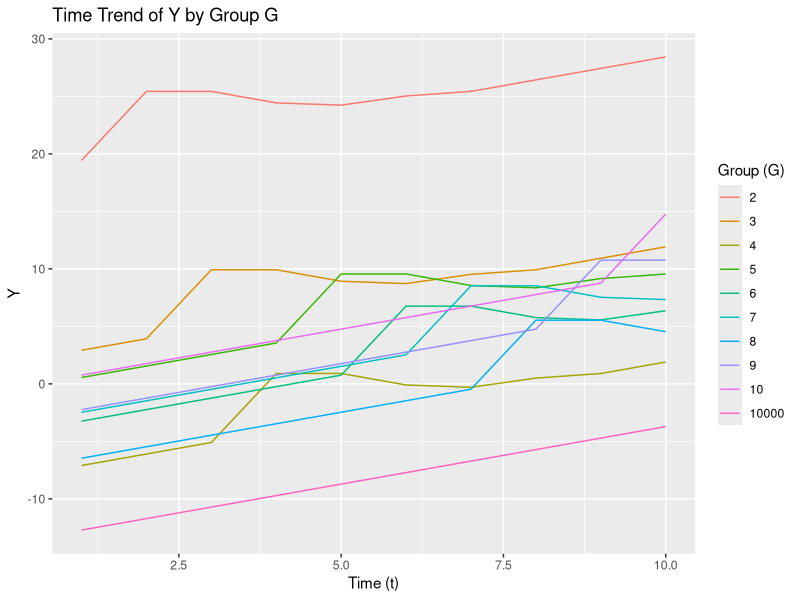

The R source for this figure: (Note: this script raises an error after producing the figure.)
# Meta =====================
# Title: simulation DGP
# Author: Wonjun
# Last Edit/Editor: Jan-18-2024 / Wonjun
# Description: DGP for Monte Carlo simulations
# load libary
install.packages("truncnorm")
library(truncnorm)
library(dplyr)
library(ggplot2)
library(readr)
library(tibble)
n <- 1000
t_max <- 10


# generate a balanced panel with n units and t_max time periods
df <- tibble(unit = rep(c(1:n), each = t_max),
             t = rep(c(1:t_max), times = n),
             ones = 1)

# generate regressors X: supersurvivor logit, Z: survival function
df <- df %>% mutate(x1 = rep(20*(runif(n)*(-2) + 1), each = t_max),
                    x2 = rep(15*(runif(n)*(-2) + 1), each = t_max),
                    z1 = x1,
                    z2 = x2)

# supersurvivor logit
gamma <- c(0.1, 2, 0.5)  # supersurvivor logit parameters
df <- df %>% 
  group_by(unit) %>%
  mutate(p_uncured = exp(gamma[1] + gamma[2]*x1 + gamma[3]*x2) / (1 + exp(gamma[1] + gamma[2]*x1 + gamma[3]*x2))) %>%
  mutate(p_cured = 1 - p_uncured) %>%
  mutate(C_tilde = ifelse(rtruncnorm(1, a = 0.5, mean = 0, sd = 1)<p_uncured,0,1), # supersurvivor indicator
         C_tilde = ifelse(rtruncnorm(1, a = 0.5, mean = 0, sd = 1)<p_cured,1,0)) %>%
  ungroup()

# average p_cured and C_tilde (should be similar)
# df$p_cured %>% mean()
# df$C_tilde %>% mean()

# survival function
lambda <- c(0.05, 0.15, 0.75)  # Adjust these values experimentally
# parameters for the survival function
df <- df %>% 
  group_by(unit) %>%
  mutate(u = runif(1),
         V = rnorm(1), # survival function error
         G_star = exp(-lambda[1] - lambda[2]*z1 - lambda[3]*z2 - V) * (-log(u)),
         G_star = ifelse(C_tilde==1,10000-2,G_star),  # -2 just to make it look better
         G_star = floor(G_star+2),  # shift to right so that the first adoption t==2
         G = ifelse(G_star>t_max,10000,G_star),  # censored units
         C = ifelse(G_star>t_max,1,0), # C group indicator
         d = C) %>% # for cured model estimation
  ungroup()
count_censor<- sum(df$G_star != 10000 & df$C == 1)
count_g2<- sum(df$G_star==2)
count_g10<- sum(df$G_star==10)
count_sup<- sum(df$G_star == 10000 & df$C == 1)
print(count_censor)
print(count_g10)
print(count_sup)
print(count_g2)
# histogram of G
# hist(df$G[df$G != 10000])
df %>% group_by(G) %>% summarise(n=n())

# In C==1, the proportion of supersurvivors is?
num = df[df$C==1, 'C_tilde'] %>% sum()
denom = df[df$C==1, 'C'] %>% sum()
num/denom  # kind of high...

df %>% filter(C==1) %>% summarise(n=sum(C_tilde))  # proportion of supersur

# generate Y0 and Y1
beta <- c(1,2)
TE <- c(5,4,2,0.8,0.6)  # time varying treatment effect
AE <- c(0.7, 2,5) # add anticipated effects
df <- df %>% 
  mutate(tau = t-G) %>% # time varying treatment
  mutate(delta_gt = ifelse(G_star>t_max & G_star <= 10, 3*sin(2*t), 0)) %>% # group specific trend
  mutate(e = rnorm(1)) %>% # Y0 error
  mutate(Y0 = x1*beta[1] + x2*beta[2] + 1*t + delta_gt + e) %>%
  mutate(Y1 = Y0 + AE[1]*(tau==-3)+AE[2]*(tau==-2)+AE[3]*(tau==-1)+TE[1]*(tau==0) + TE[2]*(tau==1) + TE[3]*(tau==2)+TE[4]*(tau==3)+TE[5]*(tau==4)) %>%
  mutate(Y = Y0*(G>t) + Y1*(G<=t))

# time trend by G
ggplot(df, aes(x = t, y = Y, group = factor(G), color = factor(G))) +
  stat_summary(fun = mean, geom = 'line') +
  labs(title = "Time Trend of Y by Group G",
       x = "Time (t)",
       y = "Y",
       color = "Group (G)")

# Save data as csv in temp folder
write_csv(df, "analysis/temp/simDGP1.csv")

# clear local variables
rm(list=c('n','t_max','gamma','lambda','TE','df','beta','num','denom'))
